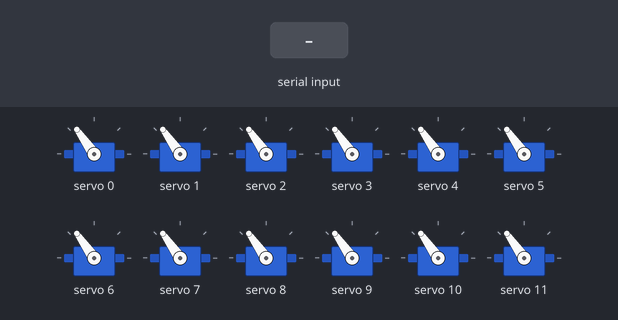
Bench run of a sketch on a simulated ESP32. On the bench: 12 × servo. The test bench sets the inputs (shaded band). What the sketch prints to the serial monitor is not drawn.

Above: at 1.7 s.
1.8 s: "all90:1\n" received over Serial
At 2.4 s:
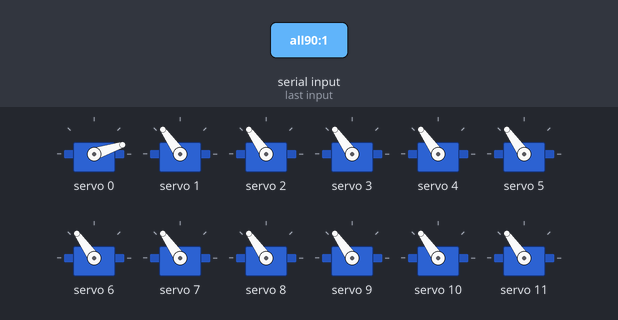
3.3 s: "1:90\n" received over Serial
At 4.7 s:
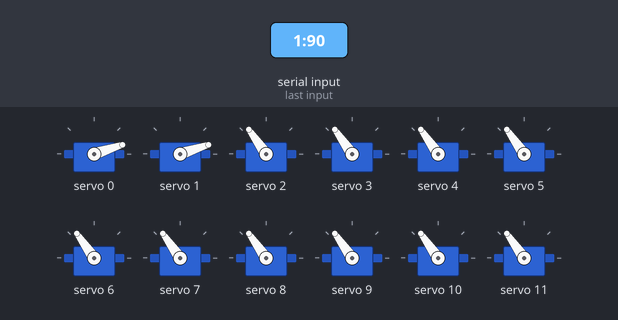
6.3 s: "all90\n" received over Serial
At 6.9 s:
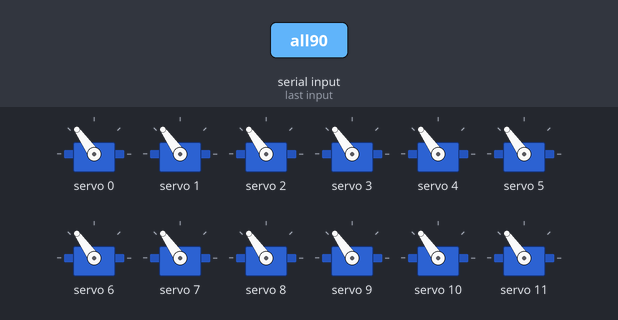
7.8 s: "1:90:45\n" received over Serial
At 8.2 s:
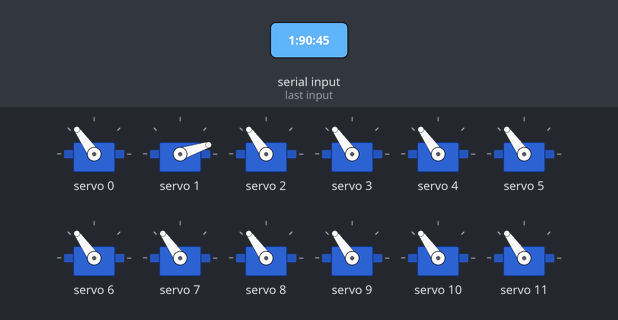
9.3 s: "all90:150\n" received over Serial
At 10.5 s:
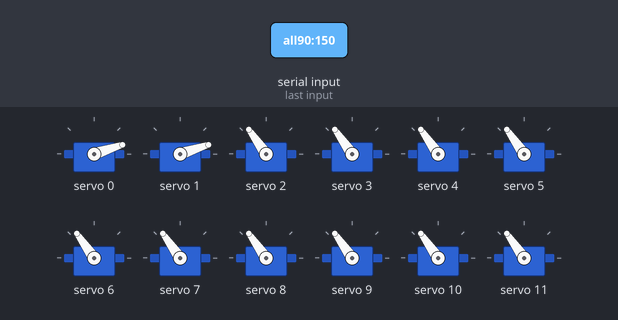
Timing chart, 0 to 11.8 s (numbered marks = the images above; inputs shaded):
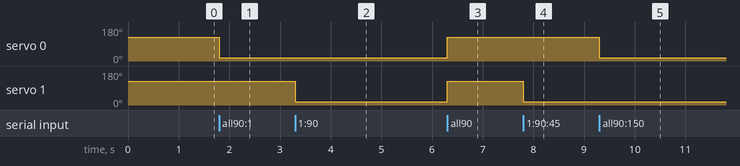

Measured:
- after the input at 1.8 s, servo 0: 125° → 18° at once
- after the input at 3.3 s, servo 1: 125° → 18° at once
- after the input at 6.3 s, servo 0, servo 1: 18° → 125° at once
- after the input at 7.8 s, servo 1: 125° → 18° at once
- after the input at 9.3 s, servo 0: 125° → 18° at once

The sketch:

servo_tester.ino
```cpp
// UNIVERSAL 16-CHANNEL SERVO TESTER v2 — DIRECT PULSE CONTROL (BETTER!)
// Direct pulse control — "5:510" sends exactly 510 → perfect for testing limits
// Optional safety limits — "nolimit" lets you go full 0–4095 if needed
// "all90" uses fixed 375 pulse (standard 90° for most servos — change if yours is different)
// "min150" / "max620" → change safe limits
// "save" prints clean defines
// Works with any servo type (analog/digital)
#include <Wire.h>
#include <Adafruit_PWMServoDriver.h>

Adafruit_PWMServoDriver pca = Adafruit_PWMServoDriver(0x40);  // change address if needed

// Optional safe limits (you can ignore with direct pulses)
uint16_t PULSE_MIN = 150;   // typical safe min
uint16_t PULSE_MAX = 600;   // typical safe max
bool useLimits = true;      // set false to allow any pulse 0–4095

void setPulse(uint8_t ch, uint16_t pulse) {
  if (useLimits) {
    pulse = constrain(pulse, PULSE_MIN, PULSE_MAX);
  }
  pca.setPWM(ch, 0, pulse);
  Serial.printf("Ch %d → pulse %d\n", ch, pulse);
}

void allCenter() {
  uint16_t center = 375;  // typical 90° pulse (adjust if needed)
  for (uint8_t ch = 0; ch < 16; ch++) {
    setPulse(ch, center);
  }
  Serial.println("All 16 channels → center pulse (375)");
}

void setup() {
  Serial.begin(115200);
  while (!Serial) delay(10);

  Wire.begin();
  pca.begin();
  pca.setPWMFreq(50);  // 50Hz standard
  delay(500);
  allCenter();

  Serial.println(F("\nUNIVERSAL SERVO TESTER v2 — DIRECT PULSE MODE"));
  Serial.println(F("Commands:"));
  Serial.println(F("  5:510     → channel 5 to exact pulse 510"));
  Serial.println(F("  all90     → all to center pulse (375)"));
  Serial.println(F("  min150    → set safe min pulse"));
  Serial.println(F("  max600    → set safe max pulse"));
  Serial.println(F("  nolimit   → disable safety limits"));
  Serial.println(F("  limit     → re-enable safety limits"));
  Serial.println(F("  freq60    → change frequency"));
  Serial.println(F("  save      → print current settings"));
  Serial.printf("Current: Limits %s | MIN=%d MAX=%d\n\n", useLimits ? "ON" : "OFF", PULSE_MIN, PULSE_MAX);
}

void loop() {
  if (!Serial.available()) return;

  String cmd = Serial.readStringUntil('\n');
  cmd.trim();
  if (cmd.length() == 0) return;
  cmd.toLowerCase();

  // Direct channel:pulse — highest priority
  if (cmd.indexOf(':') > 0) {
    uint8_t ch = cmd.substring(0, cmd.indexOf(':')).toInt();
    uint16_t p = cmd.substring(cmd.indexOf(':')+1).toInt();
    if (ch < 16) {
      setPulse(ch, p);
    } else {
      Serial.println("Channel must be 0–15");
    }
    return;
  }

  // Text commands
  if (cmd == "all90" || cmd == "center") {
    allCenter();
  }
  else if (cmd.startsWith("min")) {
    PULSE_MIN = cmd.substring(3).toInt();
    Serial.printf("PULSE_MIN = %d\n", PULSE_MIN);
  }
  else if (cmd.startsWith("max")) {
    PULSE_MAX = cmd.substring(3).toInt();
    Serial.printf("PULSE_MAX = %d\n", PULSE_MAX);
  }
  else if (cmd == "nolimit") {
    useLimits = false;
    Serial.println("Safety limits DISABLED — full 0–4095 range");
  }
  else if (cmd == "limit") {
    useLimits = true;
    Serial.println("Safety limits ENABLED");
  }
  else if (cmd.startsWith("freq")) {
    int f = cmd.substring(4).toInt();
    if (f >= 40 && f <= 1000) {
      pca.setPWMFreq(f);
      Serial.printf("Frequency = %d Hz\n", f);
    } else {
      Serial.println("Frequency 40–1000 Hz");
    }
  }
  else if (cmd == "save") {
    Serial.println(F("\nCOPY TO MAIN CODE:"));
    Serial.printf("// Safe pulse range\n");
    Serial.printf("uint16_t PULSE_MIN = %d;\n", PULSE_MIN);
    Serial.printf("uint16_t PULSE_MAX = %d;\n", PULSE_MAX);
    Serial.println("// Use setPulse(ch, pulse) with optional constrain");
  }
  else {
    Serial.println("Unknown command");
  }

  Serial.printf("Limits %s | MIN=%d MAX=%d\n\n", useLimits ? "ON " : "OFF", PULSE_MIN, PULSE_MAX);
}
```
